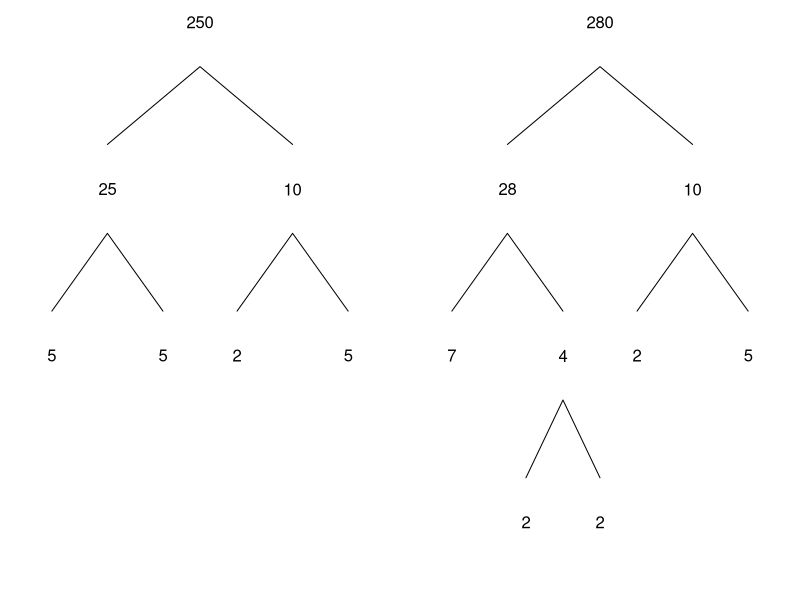
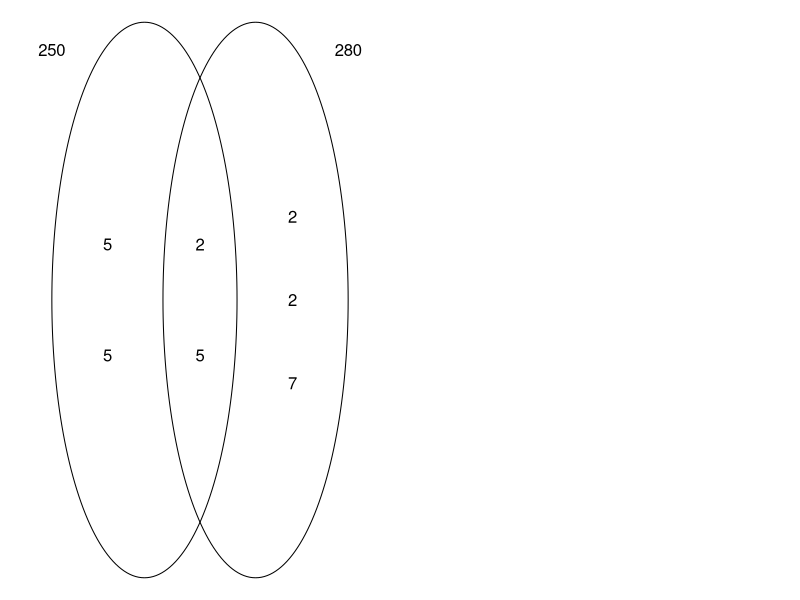

The R script that drew these images, in order:
## ---- chunk 1
set.seed(1)
## ---- chunk 2
ys = c(0.78,0.92,0.78)
par(mar=c(0,0,0,0),mfrow=c(1,2))
plot(0,0,"n",xlim=c(0,1),ylim=c(0,1),axes=F,ann=F)
text(0.5,1,250)
lines(c(0.25,0.5,0.75),ys)
text(0.25,0.7,25)
text(0.75,0.7,10)
lines(c(0.10,0.25,0.40),ys-0.3)
text(0.1,0.4,5)
text(0.4,0.4,5)
lines(c(0.10,0.25,0.40)+0.5,ys-0.3)
text(0.6,0.4,2)
text(0.9,0.4,5)


plot(0,0,"n",xlim=c(0,1),ylim=c(0,1),axes=F,ann=F)
text(0.5,1,280)
lines(c(0.25,0.5,0.75),ys)
text(0.25,0.7,28)
text(0.75,0.7,10)
lines(c(0.10,0.25,0.40),ys-0.3)
text(0.1,0.4,7)
text(0.4,0.4,4)
lines(c(0.10,0.25,0.40)+0.5,ys-0.3)
text(0.6,0.4,2)
text(0.9,0.4,5)
lines(c(0.3,0.4,0.5),ys-0.6)
text(0.3,0.1,2)
text(0.5,0.1,2)

## ---- chunk 3
par(mar=c(0,0,0,0))
plot(0,0,type="n",axes=F,ann=F,xlim=c(0,2),ylim=c(0,1))
th = seq(0,2*pi,pi/100)
lines(0.5*cos(th)+0.7,0.5*sin(th)+0.5)
lines(0.5*cos(th)+1.3,0.5*sin(th)+0.5)
text(0.5,0.6,"5")
text(0.5,0.4,"5")
text(1,0.6,"2")
text(1,0.4,"5")
text(1.5,0.65,"2")
text(1.5,0.5,"2")
text(1.5,0.35,"7")
text(0.2,0.95,"250")
text(1.8,0.95,"280")

## ---- chunk 4
gcd2 <- function(a, b) {
  if (b == 0) a else Recall(b, a %% b)
}
gcd <- function(...) Reduce(gcd2, c(...))
while(T){
    primes = c(2,3,5,7,11)
    n1 = sample(2:6,1)
    n2 = sample(2:6,1)
    c1 = prod(sample(primes,n1,T,c(8,4,6,1,1)))
    c2 = prod(sample(primes,n2,T,c(8,4,6,1,1)))
    gcf = gcd2(c1,c2)
    lcm = c1*c2/gcf
    if(gcf>1 && sum(c1==7)<2 && sum(c1==11)<2 && sum(c2==7)<2 && sum(c2==11)<2 && c1<200 && c2<200 && lcm>max(c(c1,c2))){break}
}
## ---- chunk 5
gcd2 <- function(a, b) {
  if (b == 0) a else Recall(b, a %% b)
}
gcd <- function(...) Reduce(gcd2, c(...))
while(T){
    primes = c(2,3,5,7,11)
    n1 = sample(2:6,1)
    n2 = sample(2:6,1)
    c1 = prod(sample(primes,n1,T,c(8,4,6,1,1)))
    c2 = prod(sample(primes,n2,T,c(8,4,6,1,1)))
    gcf = gcd2(c1,c2)
    lcm = c1*c2/gcf
    if(gcf>1 && sum(c1==7)<2 && sum(c1==11)<2 && sum(c2==7)<2 && sum(c2==11)<2 && c1<200 && c2<200 && lcm>max(c(c1,c2))){break}
}
## ---- chunk 6
gcd2 <- function(a, b) {
  if (b == 0) a else Recall(b, a %% b)
}
gcd <- function(...) Reduce(gcd2, c(...))
while(T){
    primes = c(2,3,5,7,11)
    n1 = sample(2:6,1)
    n2 = sample(2:6,1)
    c1 = prod(sample(primes,n1,T,c(8,4,6,1,1)))
    c2 = prod(sample(primes,n2,T,c(8,4,6,1,1)))
    gcf = gcd2(c1,c2)
    lcm = c1*c2/gcf
    if(gcf>1 && sum(c1==7)<2 && sum(c1==11)<2 && sum(c2==7)<2 && sum(c2==11)<2 && c1<200 && c2<200 && lcm>max(c(c1,c2))){break}
}
## ---- chunk 7
gcd2 <- function(a, b) {
  if (b == 0) a else Recall(b, a %% b)
}
gcd <- function(...) Reduce(gcd2, c(...))
while(T){
    primes = c(2,3,5,7,11)
    n1 = sample(2:6,1)
    n2 = sample(2:6,1)
    c1 = prod(sample(primes,n1,T,c(8,4,6,1,1)))
    c2 = prod(sample(primes,n2,T,c(8,4,6,1,1)))
    gcf = gcd2(c1,c2)
    lcm = c1*c2/gcf
    if(gcf>1 && sum(c1==7)<2 && sum(c1==11)<2 && sum(c2==7)<2 && sum(c2==11)<2 && c1<200 && c2<200 && lcm>max(c(c1,c2))){break}
}
## ---- chunk 8
gcd2 <- function(a, b) {
  if (b == 0) a else Recall(b, a %% b)
}
gcd <- function(...) Reduce(gcd2, c(...))
while(T){
    primes = c(2,3,5,7,11)
    n1 = sample(2:6,1)
    n2 = sample(2:6,1)
    c1 = prod(sample(primes,n1,T,c(8,4,6,1,1)))
    c2 = prod(sample(primes,n2,T,c(8,4,6,1,1)))
    gcf = gcd2(c1,c2)
    lcm = c1*c2/gcf
    if(gcf>1 && sum(c1==7)<2 && sum(c1==11)<2 && sum(c2==7)<2 && sum(c2==11)<2 && c1<200 && c2<200 && lcm>max(c(c1,c2))){break}
}
